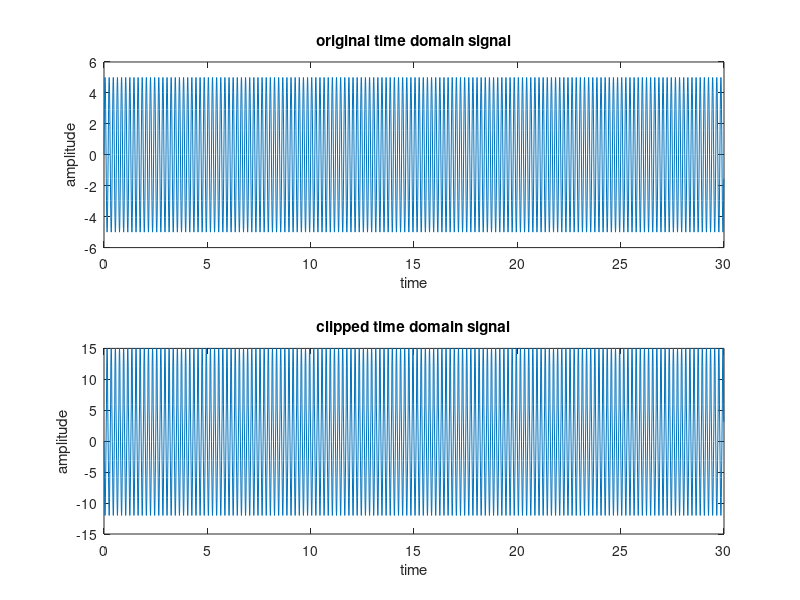
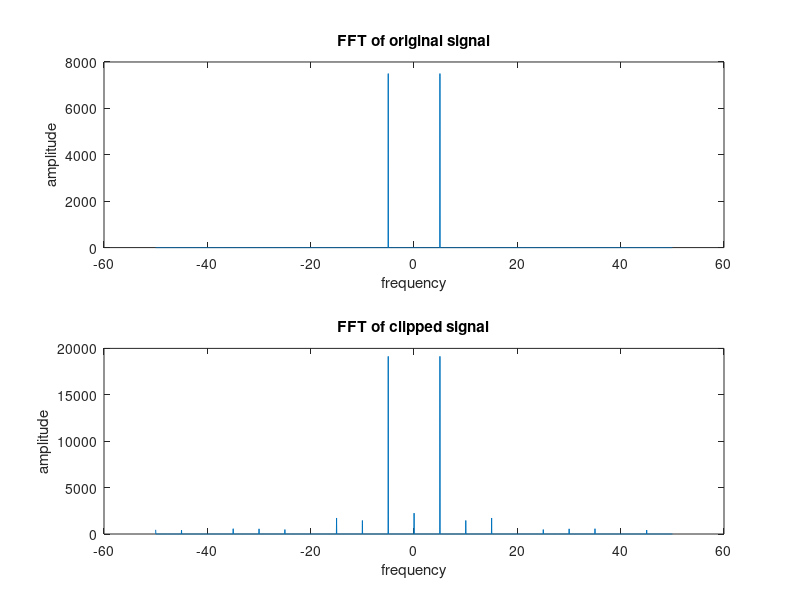

These figures' MATLAB source, in order:
% --------------------------------------------------------
% Goal: The following code aims to demonstrate the effects
% of clipping of a signal in the frequency domain
% Result: Clipping a signal reults in harmonics of the signal.
% --------------------------------------------------------
% @author: Surya Paruchuri
% @date: October 24 2017.

clc;
clear all;
close all;

% ------------ Time domain Signal Generation -------------
fc=5; % the tone frequency ;
fs=100; % sampling frequency;
t=0:1/fs:30-1/fs; % time frame of the signal;
x_original = 5* sin(2*pi*fc*t); %original signal
figure(1);
subplot(2,1,1);
plot(t,x_original); title('original time domain signal'); hold on;
xlabel('time');ylabel('amplitude');
clip_voltage = 3;
x_clipped = (-3<=x_original).*(x_original<=3).*x_original + (x_original>3)*3 + (x_original)*(-3); % clipped signal
subplot(2,1,2);
plot(t,x_clipped); title ('clipped time domain signal');
xlabel('time');ylabel('amplitude');

%% ------- Fourier Transform -------- 

fft_x_original = fftshift(abs(fft(x_original, length(t))));
f_scale = -fs/2:fs/(length(t)-1):fs/2;
figure(2);
subplot(2,1,1);
plot(f_scale, fft_x_original); title('FFT of original signal'); hold on;
xlabel('frequency');ylabel('amplitude');
fft_x_clipped = fftshift(abs(fft(x_clipped,length(t))));
subplot(2,1,2);
plot(f_scale,fft_x_clipped); title('FFT of clipped signal');
xlabel('frequency');ylabel('amplitude');
